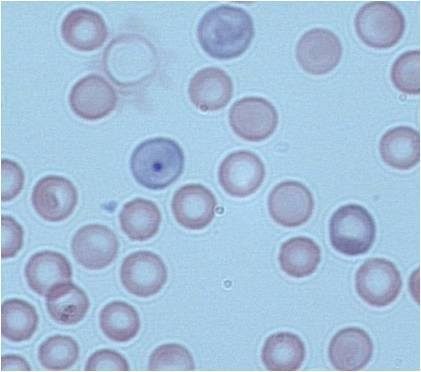
%> input picture cromo.jpg, 421 x 372 px
$ octave detectaMicroNucleo.m   (GNU Octave 9; MATLAB toolbox functions it lacks are replaced by stand-ins)
%> lines starting %> are read from the running program, lines starting %| are printed output that depends on the picture; in (x1, y1, x2, y2) boxes, pixels count from 0 and x2, y2 are one past the last pixel; in counts of white or black regions, pixels touching at a corner belong together; the program's own positions count from 1
clear
im=imread('cromo.jpg');
%> im is the input picture: size 372x421x3 uint8; mean R, G, B 164.4, 192, 218.3
%%
%Para Rojos
im2=rgb2hsv(im);
%> im2: size 372x421x3 double; mean H, S, V 0.586, 0.246, 0.856
%Obtener Hsv
H=double(im2(:,:,1));
S=double(im2(:,:,2));
V=double(im2(:,:,3));
%EcualizarHistograma
A3= histeq(S);
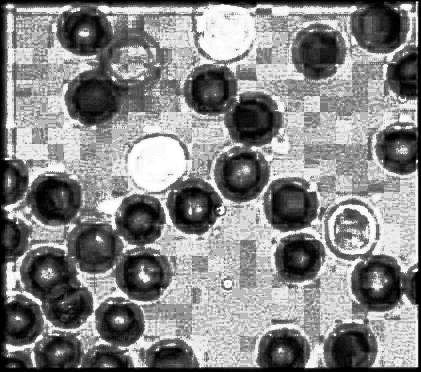
%> A3: size 372x421 double; min 0, max 1, mean 0.523
%Binarizar
bw=im2bw(A3,0.3);
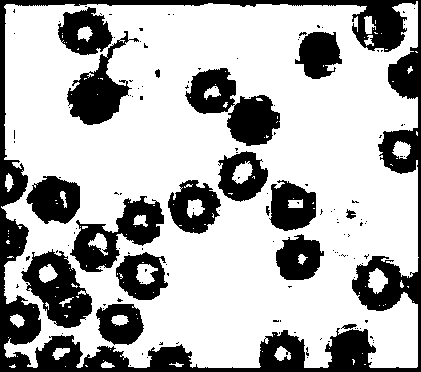
%> bw: size 372x421 logical; 69.6% white; 137 black regions (119 under 20 px), largest, box (x1, y1, x2, y2) and area: (0, 0, 421, 372) 20837, (185, 68, 280, 146) 3518, (70, 196, 164, 272) 2978
%figure;imshow(bw);
%Dilatare con estructura de elemento
SE = strel('disk',1);
BW2 = imdilate(bw,SE);BW2 = imdilate(BW2,SE);BW2=imdilate(BW2,SE);imdilate(BW2,SE);
%> after `BW2 = imdilate(bw,SE)`: BW2: size 372x421 logical; 74.7% white; 63 black regions (45 under 20 px), largest, box (x1, y1, x2, y2) and area: (0, 0, 421, 372) 13052, (0, 0, 416, 206) 4370, (22, 252, 91, 327) 2408
%> after `BW2 = imdilate(BW2,SE)`: BW2: size 372x421 logical; 79.1% white; 38 black regions (20 under 20 px), largest, box (x1, y1, x2, y2) and area: (0, 209, 421, 372) 8787, (0, 0, 415, 205) 3456, (380, 0, 421, 257) 2029
%> after `BW2=imdilate(BW2,SE)`: BW2: size 372x421 logical; 83% white; 37 black regions (14 under 20 px), largest, box (x1, y1, x2, y2) and area: (0, 210, 421, 372) 5953, (25, 255, 89, 325) 1632, (70, 59, 127, 122) 1594
%figure, imshow(BW2);
%Obtener perimetro
BW4=bwperim(~BW2);
%> BW4: size 372x421 logical; 4.2% white in thin lines or dots
figure;imshow(BW4);
%Rellenar
BW5 = imfill(BW4,'holes');BW5 = imfill(BW5,'holes');BW5 = imfill(BW5,'holes');
%> after `BW5 = imfill(BW4,'holes')`: BW5: size 372x421 logical; 20.9% white; 36 white regions (13 under 20 px), largest, box (x1, y1, x2, y2) and area: (0, 210, 421, 372) 7285, (25, 255, 89, 325) 2153, (70, 59, 127, 122) 1674
BW5=bwperim(BW5);BW5 = imfill(BW5,'holes');
%> after `BW5=bwperim(BW5)`:
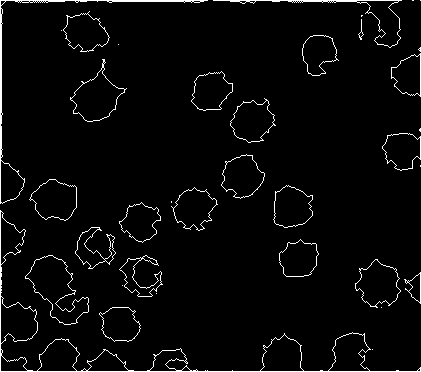
%> BW5: size 372x421 logical; 3.4% white in thin lines or dots
%figure, imshow(BW5);
%figure, imshow(~BW5);
rgb=~BW5;
%%
%Para azules
gris = rgb2gray(im);
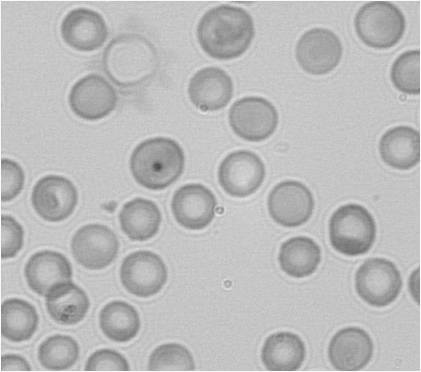
%> gris: size 372x421 uint8; min 74, max 254, mean 186.7
% separa en RGB
imR=double(im(:,:,1))+10;
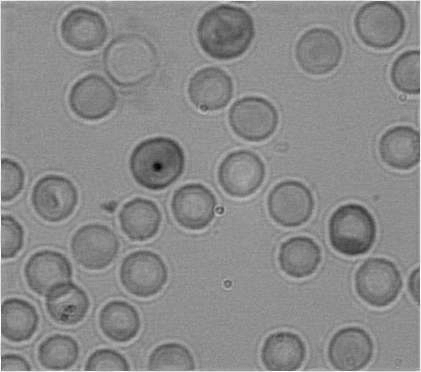
%> imR: size 372x421 double; min 67, max 265, mean 174.4; drawn with min black and max white
imG=double(im(:,:,2));
imB=double(im(:,:,3));
A2= histeq(uint8(imR));
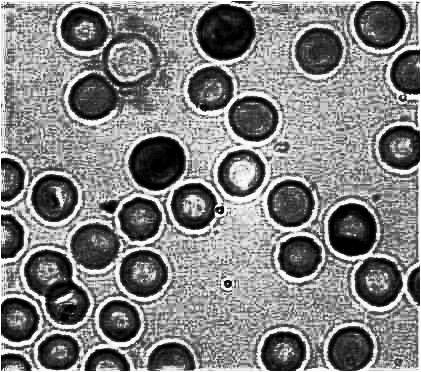
%> A2: size 372x421 uint8; min 0, max 255, mean 130.4
%figure;imshow(A2);
[f,c]=size(A2);
%> f = 372; c = 421
   for i=1:f
       for j=1:c
         if double(A2(i,j))<6;
             A2(i,j)=0;
         else
             A2(i,j)=255;
         end
       end
   end
%> A2: size 372x421 uint8; 96.4% white; 216 black regions (169 under 20 px), largest, box (x1, y1, x2, y2) and area: (131, 138, 184, 189) 1081, (330, 205, 375, 255) 934, (201, 6, 253, 58) 775
%figure;imshow(A2);
SE = strel('disk',1);
BW1 = imdilate(A2,SE);
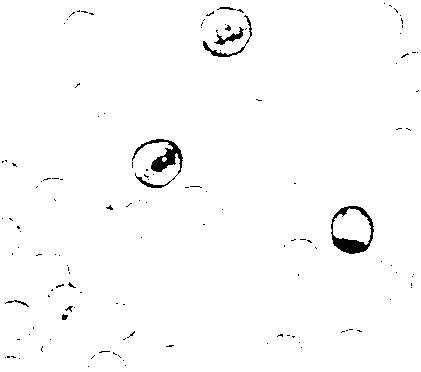
%> BW1: size 372x421 uint8; 98.5% white; 130 black regions (121 under 20 px), largest, box (x1, y1, x2, y2) and area: (132, 139, 183, 188) 678, (331, 206, 374, 254) 672, (203, 15, 252, 57) 213
%figure, imshow(BW1);
figure;imshow(im);
d= imdistline;
delete(d);

rgb2 = BW1;


%%
%MostrarImagen
%> (the run ends here)
